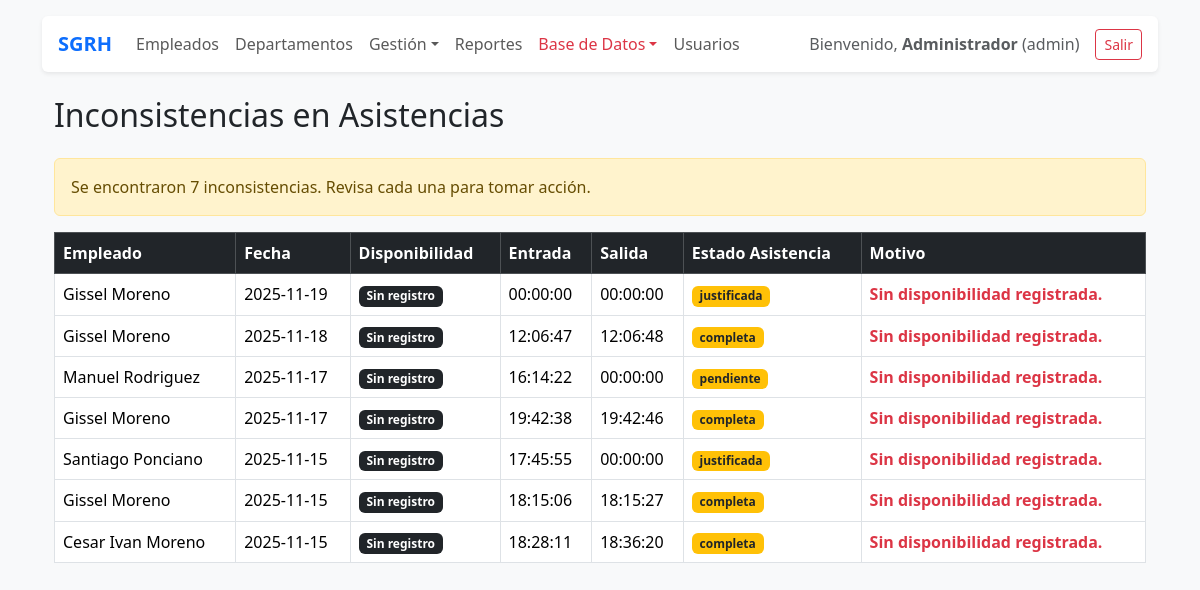
Screenshot of /public/?route=asistencias_inconsistencias (signed in) with the database file from the repository.
### tables this page shows
CREATE TABLE `asistencias` (
  `id` int(11) NOT NULL AUTO_INCREMENT,
  `empleado_id` int(11) NOT NULL,
  `fecha` date NOT NULL,
  `hora_entrada` time DEFAULT NULL,
  `hora_salida` time DEFAULT NULL,
  `estado` enum('pendiente','completa','justificada') DEFAULT 'pendiente',
  `created_at` timestamp NOT NULL DEFAULT current_timestamp(),
  `updated_at` timestamp NOT NULL DEFAULT current_timestamp() ON UPDATE current_timestamp(),
  PRIMARY KEY (`id`),
  UNIQUE KEY `uq_asistencia_fecha` (`empleado_id`,`fecha`),
  CONSTRAINT `fk_asistencia_empleado` FOREIGN KEY (`empleado_id`) REFERENCES `empleados` (`id`) ON DELETE CASCADE ON UPDATE CASCADE
);

CREATE TABLE `empleados` (
  `id` int(11) NOT NULL AUTO_INCREMENT,
  `user_id` int(11) NOT NULL,
  `nombre` varchar(100) NOT NULL,
  `apellidos` varchar(150) NOT NULL,
  `genero` enum('masculino','femenino','otro') NOT NULL,
  `correo` varchar(150) NOT NULL,
  `curp` char(18) NOT NULL,
  `puesto` varchar(100) DEFAULT NULL,
  `departamento_id` int(11) NOT NULL,
  `estado` enum('activo','baja') NOT NULL DEFAULT 'activo',
  `created_at` timestamp NOT NULL DEFAULT current_timestamp(),
  `updated_at` timestamp NOT NULL DEFAULT current_timestamp() ON UPDATE current_timestamp(),
  PRIMARY KEY (`id`),
  UNIQUE KEY `correo` (`correo`),
  UNIQUE KEY `curp` (`curp`),
  KEY `fk_empleado_departamento` (`departamento_id`),
  CONSTRAINT `fk_empleado_departamento` FOREIGN KEY (`departamento_id`) REFERENCES `departamentos` (`id`) ON UPDATE CASCADE
);

### app/core/Controller.php (called while the page is built, shortened)
<?php
class Controller {
    protected function view(string $template, array $data = []) {
        extract($data);
        $viewPath = __DIR__ . '/../views/' . $template . '.php';
        include __DIR__ . '/../views/layout/header.php';
        include __DIR__ . '/../views/layout/nav.php';
        include $viewPath;
        include __DIR__ . '/../views/layout/footer.php';
    }
}

### app/controllers/AsistenciaController.php (called while the page is built, shortened)
<?php
class AsistenciaController extends Controller {
    public function inconsistencias() {
        $db = Database::getInstance();
        $sql = "
            SELECT
                a.*,
                e.nombre,
                e.apellidos,
                d.estado AS disponibilidad
            FROM asistencias a
            LEFT JOIN empleados e ON e.id = a.empleado_id
            LEFT JOIN disponibilidades d
                ON d.empleado_id = a.empleado_id
                AND d.fecha = a.fecha
            ORDER BY a.fecha DESC
        ";
        $rows = $db->query($sql)->fetchAll();
        $inconsistencias = [];
        foreach ($rows as $r) {
            if ($r['disponibilidad'] === null) {
                $r['motivo'] = "Sin disponibilidad registrada.";
                $inconsistencias[] = $r;
                continue;
            }
        }
        $this->view('asistencia/inconsistencias', compact('inconsistencias'));
    }
}

### app/views/asistencia/inconsistencias.php (the view)
<?php require_once __DIR__ . '/../layout/header.php'; ?>
<?php require_once __DIR__ . '/../layout/nav.php'; ?>
<div class="container mt-4">
    <h2 class="mb-4">Inconsistencias en Asistencias</h2>
    <?php if (empty($inconsistencias)): ?>
        <div class="alert alert-success">
            No se encontraron inconsistencias. Todo está en orden 👌
        </div>
    <?php else: ?>
    <div class="alert alert-warning">
        Se encontraron <?= count($inconsistencias) ?> inconsistencias.
        Revisa cada una para tomar acción.
    </div>
    <div class="table-responsive">
        <table class="table table-bordered table-hover align-middle">
            <thead class="table-dark">
                <tr>
                    <th>Empleado</th>
                    <th>Fecha</th>
                    <th>Disponibilidad</th>
                    <th>Entrada</th>
                    <th>Salida</th>
                    <th>Estado Asistencia</th>
                    <th>Motivo</th>
                </tr>
            </thead>
            <tbody>
                <?php foreach($inconsistencias as $i): ?>
                    <?php
                        $badgeDisp = [
                            'disponible' => 'success',
                            'ausente' => 'danger',
                            'descanso' => 'secondary',
                            'especial' => 'info'
                        ][$i['disponibilidad']] ?? 'dark';
                    ?>
                    <tr>
                        <td><?= $i['nombre'] . ' ' . $i['apellidos'] ?></td>
                        <td><?= $i['fecha'] ?></td>
                        <td>
                            <span class="badge bg-<?= $badgeDisp ?>">
                                <?= $i['disponibilidad'] ?? 'Sin registro' ?>
                            </span>
                        </td>
                        <td><?= $i['hora_entrada'] ?? '—' ?></td>
                        <td><?= $i['hora_salida'] ?? '—' ?></td>
                        <td>
                            <span class="badge bg-warning text-dark">
                                <?= $i['estado'] ?>
                            </span>
                        </td>
                        <td class="text-danger fw-bold">
                            <?= $i['motivo'] ?>
                        </td>
                    </tr>
                <?php endforeach; ?>
            </tbody>
        </table>
    </div>
    <?php endif; ?>
</div>

### rows the page displays
asistencias: empleado.nombre "Gissel", empleado.apellidos "Moreno", fecha "2025-11-19", disponibilidad "Sin registro", hora_entrada "00:00:00", hora_salida "00:00:00", estado "justificada", motivo "Sin disponibilidad registrada."
asistencias: empleado.nombre "Gissel", empleado.apellidos "Moreno", fecha "2025-11-18", disponibilidad "Sin registro", hora_entrada "12:06:47", hora_salida "12:06:48", estado "completa", motivo "Sin disponibilidad registrada."
asistencias: empleado.nombre "Manuel", empleado.apellidos "Rodriguez", fecha "2025-11-17", disponibilidad "Sin registro", hora_entrada "16:14:22", hora_salida "00:00:00", estado "pendiente", motivo "Sin disponibilidad registrada."
asistencias: empleado.nombre "Gissel", empleado.apellidos "Moreno", fecha "2025-11-17", disponibilidad "Sin registro", hora_entrada "19:42:38", hora_salida "19:42:46", estado "completa", motivo "Sin disponibilidad registrada."
asistencias: empleado.nombre "Santiago", empleado.apellidos "Ponciano", fecha "2025-11-15", disponibilidad "Sin registro", hora_entrada "17:45:55", hora_salida "00:00:00", estado "justificada", motivo "Sin disponibilidad registrada."
asistencias: empleado.nombre "Gissel", empleado.apellidos "Moreno", fecha "2025-11-15", disponibilidad "Sin registro", hora_entrada "18:15:06", hora_salida "18:15:27", estado "completa", motivo "Sin disponibilidad registrada."
asistencias: empleado.nombre "Cesar Ivan", empleado.apellidos "Moreno", fecha "2025-11-15", disponibilidad "Sin registro", hora_entrada "18:28:11", hora_salida "18:36:20", estado "completa", motivo "Sin disponibilidad registrada."

### other values shown
$u['name'] "Administrador"
$u['role'] "admin"
count($inconsistencias) "7"
